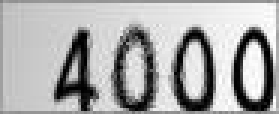
#> input picture captcha.jpg, 93 x 38 px, found by its file name (shown 3 times larger)
$ python tt.py
#> lines starting #> are read from the running program, lines starting #| are printed output that depends on the picture; after the words box and inside, x2 and y2 are one past the last pixel; in counts of white or black regions, pixels touching at a corner belong together
#> in main, image is the input picture: PIL image 93x38 L; min 0, max 255, mean 170.3
import pytesseract
from PIL import Image
from collections import defaultdict

pytesseract.pytesseract.tesseract_cmd = r'C:\Program Files (x86)\Tesseract-OCR\tesseract.exe'


def get_threshold(image):
    pixel_dict = defaultdict(int)

    rows, cols = image.size
    for i in range(rows):
        for j in range(cols):
            pixel = image.getpixel((i, j))
            pixel_dict[pixel] += 1

    # [8 lines of commented-out code are left out]

    tmax = max(map(int, pixel_dict.keys()))
    tmin = min(map(int, pixel_dict.keys()))

    t = (tmax + tmin) / 2

    t1 = -1
    while int(t) != int(t1):
        t1 = t
        tb = []
        tf = []
        for i in pixel_dict.keys():
            if int(i) < t1:
                tb.append(i)
            else:
                tf.append(i)
        tba = sum([pixel_dict[i] * int(i) for i in tb]) / sum([pixel_dict[i] for i in tb])
        tfa = sum([pixel_dict[i] * int(i) for i in tf]) / sum([pixel_dict[i] for i in tf])
        t = (tba + tfa) / 2
    threshold = t
    return threshold


def get_bin_table(threshold, rate=0.1):
    table = []
    # [5 lines of commented-out code are left out]
    for i in range(256):
        if i < threshold * (1 - rate):
            table.append(0)
        else:
            table.append(255)
    return table


def cut_noise(image):
    rows, cols = image.size
    change_pos = []

    for i in range(1, rows - 1):
        for j in range(1, cols - 1):
            pixel_set = []
            for m in range(i - 1, i + 2):
                for n in range(j - 1, j + 2):
                    if image.getpixel((m, n)) != 0:
                        pixel_set.append(image.getpixel((m, n)))

            if len(pixel_set) <= 5:
                change_pos.append((i, j))

    for pos in change_pos:
        image.putpixel(pos, 0)

    return image


def pic_add(image):
    rows, cols = image.size
    for i in range(rows):
        for j in range(cols):
            pixel = image.getpixel((i, j))
            if pixel <= 128:
                value = int(pixel * pixel / 128)
            else:
                value = int(255 - (255 - pixel) * (255 - pixel) / 128)

            image.putpixel((i, j), value)
    return image


def ave_nosie(image):
    rows, cols = image.size
#> rows = 93; cols = 38
    pos = []
    value = []
    for i in range(1, rows - 1):
        for j in range(1, cols - 1):
            pos.append((i, j))
            val = 0
            for m in range(i - 1, i + 2):
                for n in range(j - 1, j + 2):
                    val += image.getpixel((m, n))
            value.append(int(val / 9))
#> after the loop, pos = 3276 pairs, first value 1 to 91, second value 1 to 36; value = 3276 values, max 249 at index 3052, min 4 at index 948, mean 170.2
    for i, j in zip(pos, value):
        image.putpixel(i, j)
#> this loop made 3276 passes
#> (i, j) on passes 1 to 3: ((1, 1), 168), ((1, 2), 179), ((1, 3), 181)
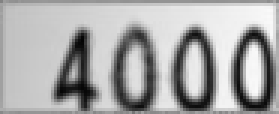
#> image: PIL image 93x38 L (shown 3 times larger); min 4, max 249, mean 169
    for i in range(cols):
        image.putpixel((0, i), 255)
        image.putpixel((rows - 1, i), 255)
    for i in range(rows):
        image.putpixel((i, 0), 255)
        image.putpixel((i, cols - 1), 255)
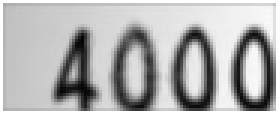
#> image: PIL image 93x38 L (shown 3 times larger); min 4, max 255, mean 176.4
    return image


def OCR_lmj(img_path):
    image = Image.open(img_path)
    imgry = image.convert('L')

    max_pixel = get_threshold(imgry)

    table = get_bin_table(threshold=max_pixel, rate=0.1)
    out = imgry.point(table, '1')
    out = cut_noise(out)
    out.show()
    text = pytesseract.image_to_string(out)
    exclude_char_list = ' .:\\|\'\"?![],()~@#$%^&*_+-={};<>/¥'
    text = ''.join([x for x in text if x not in exclude_char_list])

    return text


def main():
    image_path = r'F:\temp_py\captcha.jpg'
    # print(OCR_lmj(image_path))
    image = Image.open(image_path)
    imgry = image.convert('L')
    # imgry = pic_add(pic_add(pic_add(imgry)))
    imgry = ave_nosie(imgry)
    max_pixel = get_threshold(imgry)
#> after the loop in get_threshold, `for i in range(rows):`: pixel_dict = 245 items
#> in get_threshold, `tmax = max(map(int, pixel_dict.keys()))`: tmax = 255
#> in get_threshold, `tmin = min(map(int, pixel_dict.keys()))`: tmin = 4
#> in get_threshold, `t = (tmax + tmin) / 2`: t = 129.5
#> the loop in get_threshold, `while int(t) != int(t1):` made 4 passes
#> (t1, tba, tfa, t) on passes 1 to 4: (129.5, 68.47, 210, 139.3), (139.3, 72.6, 211.6, 142.1), (142.1, 73.95, 212.1, 143), (143, 74.25, 212.2, 143.2)
#> in get_threshold, `threshold = t`: threshold = 143.2
#> max_pixel = 143.2
    table = get_bin_table(threshold=max_pixel, rate=0.0)
#> after the loop in get_bin_table, `for i in range(256):`: table = 256 values from 0 to 255
#> table = 256 values from 0 to 255
    out = imgry.point(table, '1')
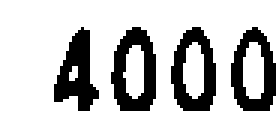
#> out: PIL image 93x38 1 (shown 3 times larger); 74% white; 4 black regions, box (x1, y1, x2, y2) and area: (37, 9, 52, 37) 244, (57, 9, 72, 37) 228, (18, 9, 33, 37) 226, (77, 9, 92, 37) 220
    out.save('temp.jpg')
    out = cut_noise(out)
#> after the loop in cut_noise, `for i in range(1, rows - 1):`: change_pos = 1008 pairs, first value 18 to 91, second value 9 to 36
#> the loop in cut_noise, `for pos in change_pos:` made 1008 passes
#> pos on passes 1 to 3: (18, 27), (18, 28), (18, 29)
#> after the loop in cut_noise, `for pos in change_pos:`:
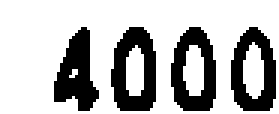
#> image: PIL image 93x38 1 (shown 3 times larger); 71.5% white; 4 black regions, box (x1, y1, x2, y2) and area: (37, 9, 52, 37) 269, (57, 9, 72, 37) 251, (18, 9, 33, 37) 245, (77, 9, 92, 37) 243
    out.save('temp1.jpg')
    text = pytesseract.image_to_string(out, config='--psm 13')
    exclude_char_list = ' .:\\|\'\"?![],()~@#$%^&*_+-={};<>/¥'
    text1 = ''.join([x for x in text if x not in exclude_char_list])
    print(text, text1)
    image.save('temp2.jpg')
    image1 = Image.open('temp2.jpg')
    print(pytesseract.image_to_string(image1, config='--psm 13'))
    print(pytesseract.image_to_string(image, config='--psm 13'))


main()
#> (the call stopped at in main, `text = pytesseract.image_to_string(out, config='--psm 13')`: pytesseract is not available in this run)
